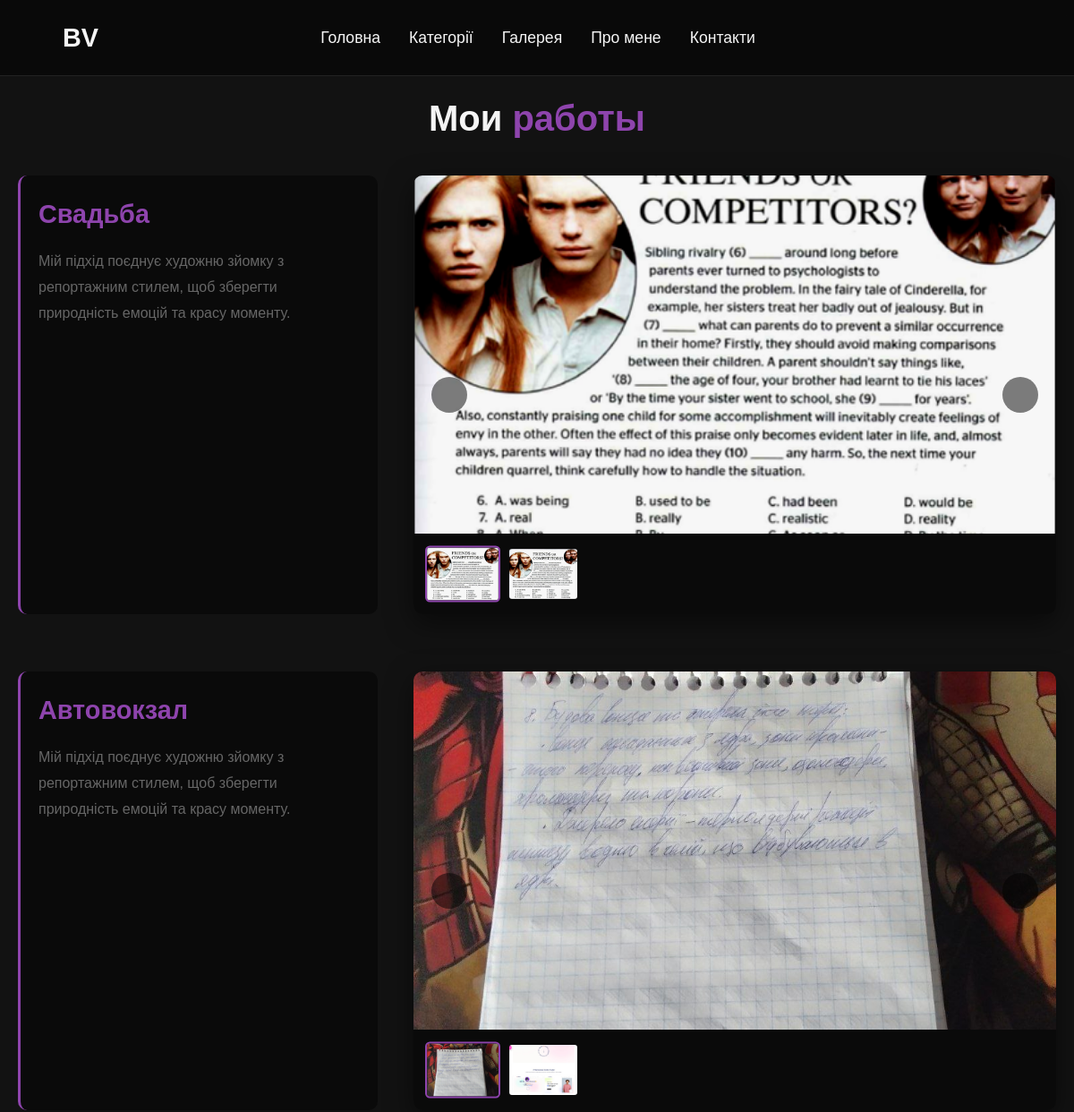
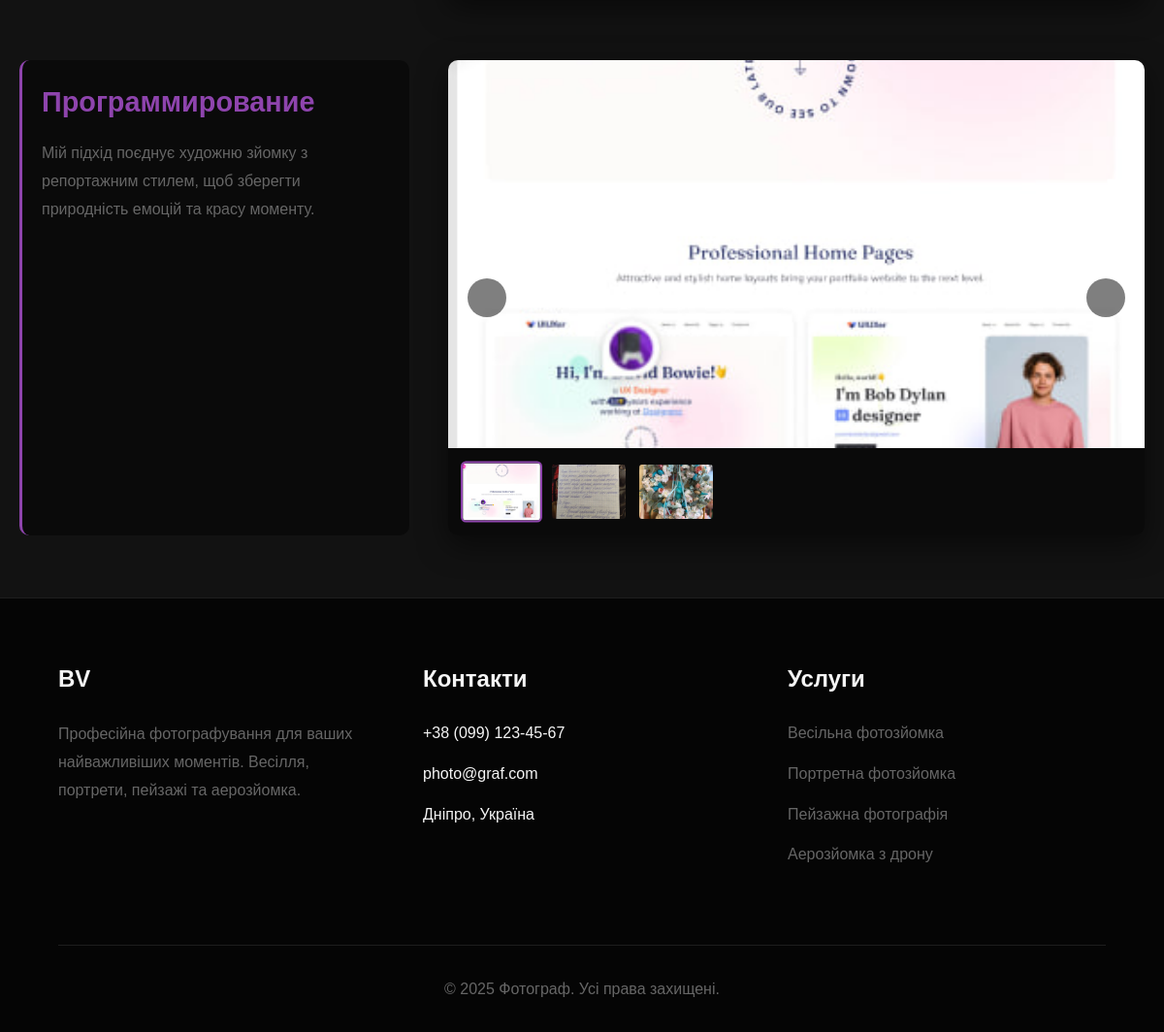
/sendmess/category/2/, run on the app's committed database (2 pictures, top to bottom).
### gallery/models.py (models this page shows, shortened)
class Album(models.Model):
    name = models.CharField(max_length=255, null=True, blank=True)
    description = models.TextField(null=True, blank=True)
    category = models.ForeignKey(Category, models.CASCADE, related_name='categories')

class AlbumPhoto(models.Model):
    category = models.ForeignKey(Album, models.CASCADE, related_name='photos')
    images = models.ImageField(upload_to='album/')

### gallery/views.py (the view)
# urls.py: path('category/<int:pk>/', CategoryDetailView.as_view(), name='category')
class CategoryDetailView(DetailView):
    model = Category
    template_name = 'gallery/gallery.html'
    def get_context_data(self, **kwargs):
        context = super().get_context_data(**kwargs)
        category = self.get_object()
        context['albums'] = category.categories.all()
        return context

### gallery/templates/gallery/gallery.html (shortened to what this page needs)
{% extends "base.html" %}
{% load static %}
{% block links %}
    <link rel="stylesheet" href="{% static 'gallery/css/gallery.css' %}">
{% endblock links %}
{% block content %}
<div class="container">
    <h1 class="section-title">Мои <span>работы</span></h1>
    {% for album in albums %}
        {% with slider_id="slider_"|add:forloop.counter0 %}
        <section class="gallery-section">
            <div class="gallery-container">
                <div class="gallery-description">
                    <h3>{{ album.name }}</h3>
                    <p>{{ album.description }}</p>
                </div>
                <div class="gallery-slider">
                    <div class="slider-main" id="{{ slider_id }}">
                        {% with all_photo=album.photos.all %}
                            {% for photo in all_photo %}
                                <img src="{{ photo.images.url }}" alt="{{ photo.name }}" {% if forloop.first %}class="active"{% endif %}>
                            {% endfor %}
                        {% endwith %}
                    </div>
                    <div class="slider-controls">
                        <button class="slider-btn prev-btn"></button>
                        <button class="slider-btn next-btn"></button>
                    </div>
                    <div class="slider-nav">
                        {% with all_photo=album.photos.all %}
                            {% for photo in all_photo %}
                                <div class="slider-thumbnail {% if forloop.first %}active{% endif %}">
                                    <img src="{{ photo.images.url }}" alt="{{ photo.name }}">
                                </div>
                            {% endfor %}
                        {% endwith %}
                    </div>
                </div>
            </div>
        </section>
        {% endwith %}
    {% endfor %}
</div>
{% endblock content %}

### templates/base.html (shortened to what this page needs)
{% load static %}
<!DOCTYPE html>
<html lang="en">
<head>
    <link rel="stylesheet" href="{% static 'css/base.css' %}">
    {% block links %}
    {% endblock %}
</head>
<body>
    <header>
        <nav id="navbar">
            <div class="nav-container">
                <a href="{% url 'index' %}" class="logo">BV</a>
                <div class="nav-links">
                    <a href="{% url 'index' %}">Головна</a>
                    <a href="#categories">Категорії</a>
                    <a href="#gallery">Галерея</a>
                    <a href="#about">Про мене</a>
                    <a href="#contact">Контакти</a>
                </div>
            </div>
        </nav>
    </header>
    <main>
        {% block content %}
        {% endblock %}
    </main>
    <footer id="contact">
        <div class="footer-container">
            <div class="footer-col">
                <h3>BV</h3>
                <p>Професійна фотографування для ваших найважливіших моментів. Весілля, портрети, пейзажі та аерозйомка.</p>
            </div>
            <div class="footer-col">
                <h3>Контакти</h3>
                <ul class="footer-links">
                    <li> +38 (099) 123-45-67</li>
                    <li> photo@graf.com</li>
                    <li> Дніпро, Україна</li>
                </ul>
            </div>
            <div class="footer-col">
                <h3>Услуги</h3>
                <ul class="footer-links">
                    <li><a href="#">Весільна фотозйомка</a></li>
                    <li><a href="#">Портретна фотозйомка</a></li>
                    <li><a href="#">Пейзажна фотографія</a></li>
                    <li><a href="#">Аерозйомка з дрону</a></li>
                </ul>
            </div>
        </div>
        <div class="copyright">
            <p>&copy; 2025 Фотограф. Усі права захищені.</p>
        </div>
    </footer>
</body>
</html>

### static/css/base.css (style rules this page uses)
:root { --dark: #121212; --darker: #0a0a0a; --darkest: #050505; --accent: #8e44ad; --light: #f5f5f5; --gray: #333; --light-gray: #666; }
* { margin: 0; padding: 0; box-sizing: border-box; font-family: 'Montserrat', sans-serif; }
body { background-color: var(--dark); color: var(--light); line-height: 1.6; overflow-x: hidden; }
nav { background-color: rgba(10, 10, 10, 0.95); padding: 1.2rem 5%; position: fixed; width: 100%; top: 0; z-index: 1000; backdrop-filter: blur(10px); border-bottom: 1px solid rgba(255, 255, 255, 0.1); transition: all 0.3s ease; }
.nav-container { display: flex; justify-content: space-between; align-items: center; max-width: 1400px; margin: 0 auto; }
.logo { font-size: 1.8rem; font-weight: 700; color: var(--light); text-decoration: none; display: flex; align-items: center; gap: 10px; }
.nav-links { display: flex; gap: 2rem; }
.nav-links a { color: var(--light); text-decoration: none; font-weight: 500; font-size: 1.1rem; transition: color 0.3s; position: relative; }
.nav-links a::after { content: ''; position: absolute; width: 0; height: 2px; bottom: -5px; left: 0; background-color: var(--accent); transition: width 0.3s; }
.section-title { text-align: center; margin-bottom: 4rem; font-size: 2.8rem; }
.section-title span { color: var(--accent); }
footer { background-color: var(--darkest); padding: 4rem 5% 2rem; border-top: 1px solid rgba(255, 255, 255, 0.1); }
.footer-container { display: grid; grid-template-columns: repeat(auto-fit, minmax(250px, 1fr)); gap: 3rem; max-width: 1400px; margin: 0 auto; }
.footer-col h3 { font-size: 1.5rem; margin-bottom: 1.5rem; color: var(--light); }
.footer-col p { color: var(--light-gray); margin-bottom: 1.5rem; line-height: 1.8; }
.footer-links { list-style: none; }
.footer-links li { margin-bottom: 1rem; }
.footer-links a { color: var(--light-gray); text-decoration: none; transition: color 0.3s; }
.copyright { text-align: center; margin-top: 4rem; padding-top: 2rem; border-top: 1px solid rgba(255, 255, 255, 0.1); color: var(--light-gray); }

### data on the page
Album: name "Свадьба", description "Мій підхід поєднує художню зйомку з репортажним стилем, щоб зберегти природність емоцій та красу моменту."
AlbumPhoto: images (picture)
AlbumPhoto: images (picture)
Album: name "Автовокзал", description "Мій підхід поєднує художню зйомку з репортажним стилем, щоб зберегти природність емоцій та красу моменту."
AlbumPhoto: images (picture)
AlbumPhoto: images (picture)
Album: name "Программирование", description "Мій підхід поєднує художню зйомку з репортажним стилем, щоб зберегти природність емоцій та красу моменту."
AlbumPhoto: images (picture)
AlbumPhoto: images (picture)
AlbumPhoto: images (picture)
